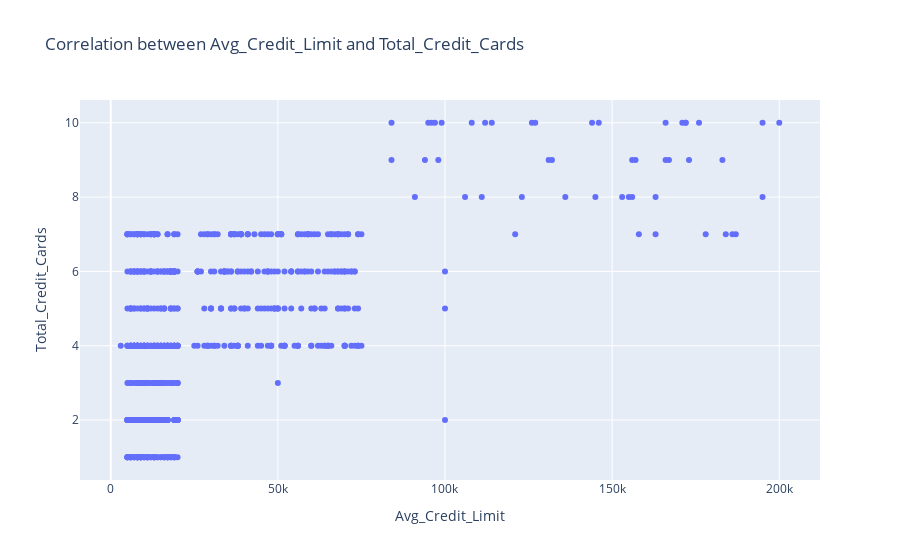
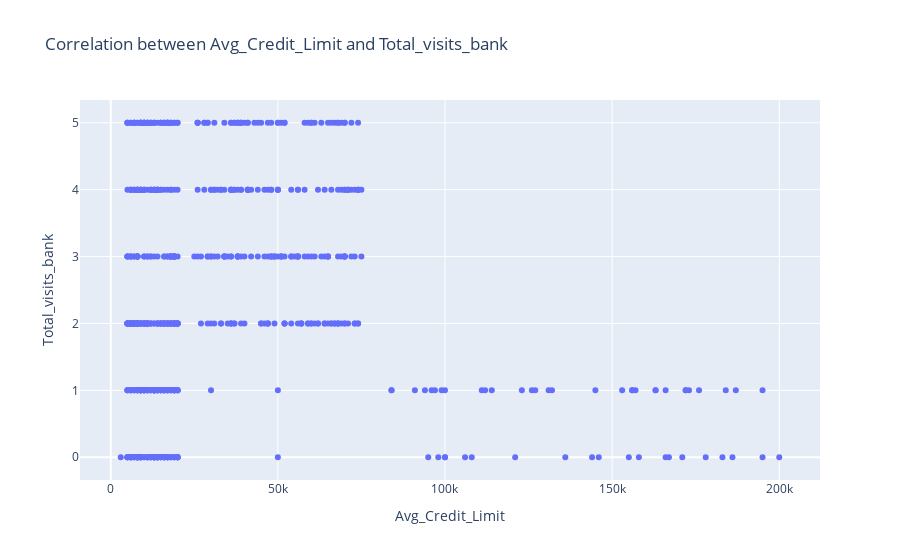
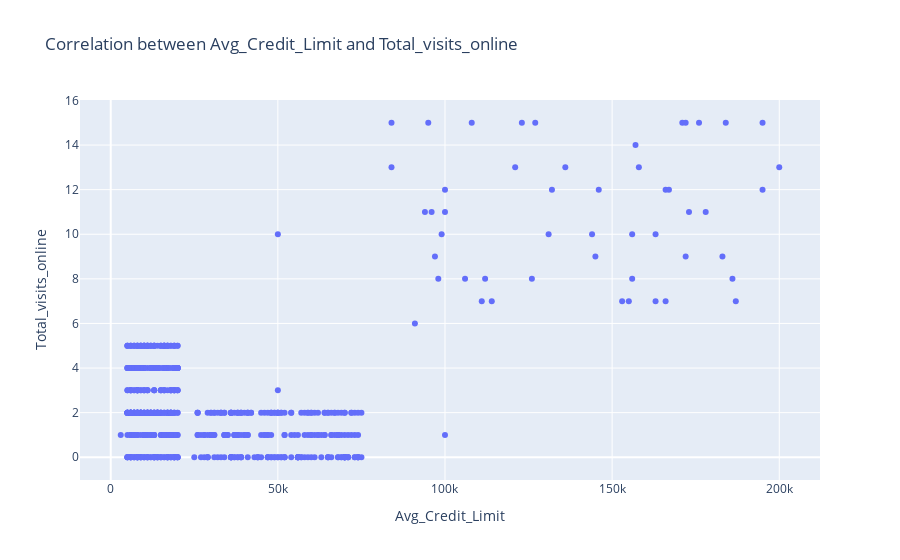
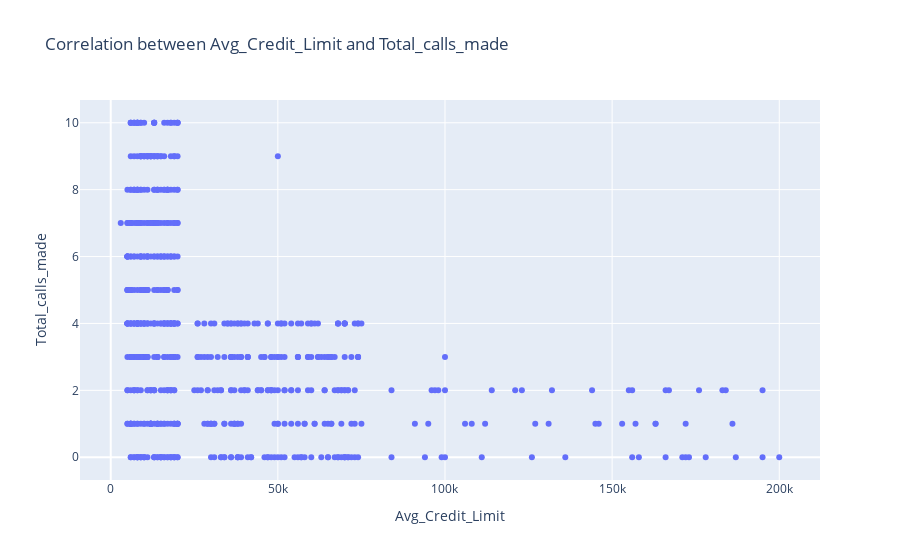

Notebook cell for these charts, in order:
### Markdown cell above
<span style="color:blue">Scatter plots with plotly

### Code cell
#This command is used to avoid creating separate commands for each scatter plot.
variables = df.columns

#Create scatter plots for variable pairs
for i in range(len(variables)):
    for j in range(i+1, len(variables)):
        fig = px.scatter(df, x=variables[i], y=variables[j], title=f"Correlation between {variables[i]} and {variables[j]}")
        fig.show()

### Figure 1 — Plotly figure (JSON) as saved in the notebook; plotly's stock layout.template omitted (floating-point values rounded to 4 significant figures; data arrays with more than 128 entries replaced by an {"elided": "..."} marker saying what was removed)
{"data": [{"hovertemplate": "Avg_Credit_Limit=%{x}<br>Total_Credit_Cards=%{y}<extra></extra>", "legendgroup": "", "marker": {"color": "#636efa", "symbol": "circle"}, "mode": "markers", "name": "", "orientation": "v", "showlegend": false, "type": "scatter", "x": {"elided": "660 int values"}, "xaxis": "x", "y": {"elided": "660 int values"}, "yaxis": "y"}], "layout": {"legend": {"tracegroupgap": 0}, "title": {"text": "Correlation between Avg_Credit_Limit and Total_Credit_Cards"}, "xaxis": {"anchor": "y", "domain": [0, 1], "title": {"text": "Avg_Credit_Limit"}}, "yaxis": {"anchor": "x", "domain": [0, 1], "title": {"text": "Total_Credit_Cards"}}}}

### Figure 2 — Plotly figure (JSON) as saved in the notebook; plotly's stock layout.template omitted (floating-point values rounded to 4 significant figures; data arrays with more than 128 entries replaced by an {"elided": "..."} marker saying what was removed)
{"data": [{"hovertemplate": "Avg_Credit_Limit=%{x}<br>Total_visits_bank=%{y}<extra></extra>", "legendgroup": "", "marker": {"color": "#636efa", "symbol": "circle"}, "mode": "markers", "name": "", "orientation": "v", "showlegend": false, "type": "scatter", "x": {"elided": "660 int values"}, "xaxis": "x", "y": {"elided": "660 int values"}, "yaxis": "y"}], "layout": {"legend": {"tracegroupgap": 0}, "title": {"text": "Correlation between Avg_Credit_Limit and Total_visits_bank"}, "xaxis": {"anchor": "y", "domain": [0, 1], "title": {"text": "Avg_Credit_Limit"}}, "yaxis": {"anchor": "x", "domain": [0, 1], "title": {"text": "Total_visits_bank"}}}}

### Figure 3 — Plotly figure (JSON) as saved in the notebook; plotly's stock layout.template omitted (floating-point values rounded to 4 significant figures; data arrays with more than 128 entries replaced by an {"elided": "..."} marker saying what was removed)
{"data": [{"hovertemplate": "Avg_Credit_Limit=%{x}<br>Total_visits_online=%{y}<extra></extra>", "legendgroup": "", "marker": {"color": "#636efa", "symbol": "circle"}, "mode": "markers", "name": "", "orientation": "v", "showlegend": false, "type": "scatter", "x": {"elided": "660 int values"}, "xaxis": "x", "y": {"elided": "660 int values"}, "yaxis": "y"}], "layout": {"legend": {"tracegroupgap": 0}, "title": {"text": "Correlation between Avg_Credit_Limit and Total_visits_online"}, "xaxis": {"anchor": "y", "domain": [0, 1], "title": {"text": "Avg_Credit_Limit"}}, "yaxis": {"anchor": "x", "domain": [0, 1], "title": {"text": "Total_visits_online"}}}}

### Figure 4 — Plotly figure (JSON) as saved in the notebook; plotly's stock layout.template omitted (floating-point values rounded to 4 significant figures; data arrays with more than 128 entries replaced by an {"elided": "..."} marker saying what was removed)
{"data": [{"hovertemplate": "Avg_Credit_Limit=%{x}<br>Total_calls_made=%{y}<extra></extra>", "legendgroup": "", "marker": {"color": "#636efa", "symbol": "circle"}, "mode": "markers", "name": "", "orientation": "v", "showlegend": false, "type": "scatter", "x": {"elided": "660 int values"}, "xaxis": "x", "y": {"elided": "660 int values"}, "yaxis": "y"}], "layout": {"legend": {"tracegroupgap": 0}, "title": {"text": "Correlation between Avg_Credit_Limit and Total_calls_made"}, "xaxis": {"anchor": "y", "domain": [0, 1], "title": {"text": "Avg_Credit_Limit"}}, "yaxis": {"anchor": "x", "domain": [0, 1], "title": {"text": "Total_calls_made"}}}}
